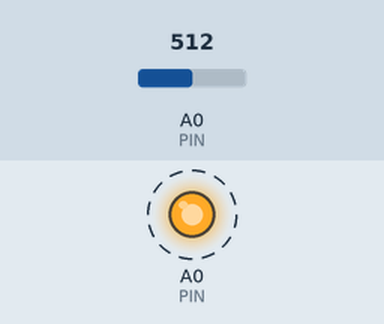
The sketch below on a simulated Arduino Uno, built with avr-gcc and run on an emulated ATmega328P. Shown: output pins drawn as LEDs (lit = HIGH). Dashed ring = blinking. Inputs (shaded band) come from the test bench; at power-on: A0 (PIN) = 512. What the sketch prints to the serial monitor is not drawn.

Above: at 0.5 s.
Timing chart, 0 to 4.6 s (numbered marks = the images above):
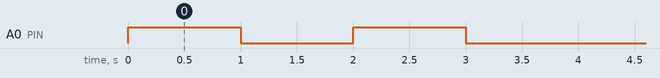

Measured:
- by itself, A0 (PIN): alternates HIGH for 1.0 s and LOW for 1.0 s, 4 changes in all, then stays LOW

The sketch:

LEDBlink_Hold_State.ino
```cpp
#define PIN A0


int state = HIGH;
bool locked = false;

void setup() {
  // put your setup code here, to run once:
  pinMode(PIN, OUTPUT);
  Serial.begin(9600);
  locked = false;
}

void loop() {
  analogRead(PIN);
  _checkLocked();
  if(!locked){
    state = HIGH;
    digitalWrite(PIN, state);
    delay(1000);
  }

  _checkLocked();
  if(!locked){
    state = LOW;
    digitalWrite(PIN, state);
    delay(1000);
  }

    Serial.println(locked);

}

bool _checkLocked(){
    locked = false;
   if(millis()>3000){
    delay(15);
    digitalWrite(PIN, LOW);
    pinMode(PIN, INPUT);
    int read = analogRead(PIN);
    if(read>40)//old
    {
      locked = (read<650);//closed
    }
    pinMode(PIN, OUTPUT);
    digitalWrite(PIN, state);
  }
  return locked;
}
```
